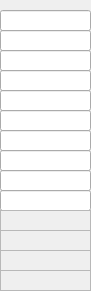
   <widget class="QWidget" name="widget" native="true">
    <property name="geometry">
     <rect>
      <x>200</x>
      <y>0</y>
      <width>91</width>
      <height>291</height>
     </rect>
    </property>
    <property name="toolTip">
     <string>Input panel and global variables @saturation</string>
    </property>
    <widget class="QLineEdit" name="lineEdit_input_p">
     <property name="geometry">
      <rect>
       <x>0</x>
       <y>10</y>
       <width>91</width>
       <height>21</height>
      </rect>
     </property>
     <property name="font">
      <font>
       <family>Lucida Console</family>
       <pointsize>10</pointsize>
      </font>
     </property>
     <property name="alignment">
      <set>Qt::AlignCenter</set>
     </property>
    </widget>
    <widget class="QLineEdit" name="lineEdit_input_T">
     <property name="geometry">
      <rect>
       <x>0</x>
       <y>30</y>
       <width>91</width>
       <height>21</height>
      </rect>
     </property>
     <property name="font">
      <font>
       <family>Lucida Console</family>
       <pointsize>10</pointsize>
      </font>
     </property>
     <property name="alignment">
      <set>Qt::AlignCenter</set>
     </property>
    </widget>
    <widget class="QLineEdit" name="lineEdit_input_h">
     <property name="geometry">
      <rect>
       <x>0</x>
       <y>50</y>
       <width>91</width>
       <height>21</height>
      </rect>
     </property>
     <property name="font">
      <font>
       <family>Lucida Console</family>
       <pointsize>10</pointsize>
      </font>
     </property>
     <property name="alignment">
      <set>Qt::AlignCenter</set>
     </property>
    </widget>
    <widget class="QLineEdit" name="lineEdit_input_s">
     <property name="geometry">
      <rect>
       <x>0</x>
       <y>70</y>
       <width>91</width>
       <height>21</height>
      </rect>
     </property>
     <property name="font">
      <font>
       <family>Lucida Console</family>
       <pointsize>10</pointsize>
      </font>
     </property>
     <property name="alignment">
      <set>Qt::AlignCenter</set>
     </property>
    </widget>
    <widget class="QLineEdit" name="lineEdit_input_u">
     <property name="geometry">
      <rect>
       <x>0</x>
       <y>90</y>
       <width>91</width>
       <height>21</height>
      </rect>
     </property>
     <property name="font">
      <font>
       <family>Lucida Console</family>
       <pointsize>10</pointsize>
      </font>
     </property>
     <property name="alignment">
      <set>Qt::AlignCenter</set>
     </property>
    </widget>
    <widget class="QLineEdit" name="lineEdit_input_v">
     <property name="geometry">
      <rect>
       <x>0</x>
       <y>110</y>
       <width>91</width>
       <height>21</height>
      </rect>
     </property>
     <property name="font">
      <font>
       <family>Lucida Console</family>
       <pointsize>10</pointsize>
      </font>
     </property>
     <property name="alignment">
      <set>Qt::AlignCenter</set>
     </property>
    </widget>
    <widget class="QLineEdit" name="lineEdit_input_cp">
     <property name="geometry">
      <rect>
       <x>0</x>
       <y>150</y>
       <width>91</width>
       <height>21</height>
      </rect>
     </property>
     <property name="font">
      <font>
       <family>Lucida Console</family>
       <pointsize>10</pointsize>
      </font>
     </property>
     <property name="alignment">
      <set>Qt::AlignCenter</set>
     </property>
    </widget>
    <widget class="QLineEdit" name="lineEdit_input_cv">
     <property name="geometry">
      <rect>
       <x>0</x>
       <y>170</y>
       <width>91</width>
       <height>21</height>
      </rect>
     </property>
     <property name="font">
      <font>
       <family>Lucida Console</family>
       <pointsize>10</pointsize>
      </font>
     </property>
     <property name="alignment">
      <set>Qt::AlignCenter</set>
     </property>
    </widget>
    <widget class="QLineEdit" name="lineEdit_input_rho">
     <property name="geometry">
      <rect>
       <x>0</x>
       <y>130</y>
       <width>91</width>
       <height>21</height>
      </rect>
     </property>
     <property name="font">
      <font>
       <family>Lucida Console</family>
       <pointsize>10</pointsize>
      </font>
     </property>
     <property name="alignment">
      <set>Qt::AlignCenter</set>
     </property>
    </widget>
    <widget class="QLineEdit" name="lineEdit_input_qual">
     <property name="geometry">
      <rect>
       <x>0</x>
       <y>190</y>
       <width>91</width>
       <height>21</height>
      </rect>
     </property>
     <property name="font">
      <font>
       <family>Lucida Console</family>
       <pointsize>10</pointsize>
      </font>
     </property>
     <property name="alignment">
      <set>Qt::AlignCenter</set>
     </property>
    </widget>
    <widget class="QLabel" name="label_output_k_3">
     <property name="geometry">
      <rect>
       <x>0</x>
       <y>210</y>
       <width>91</width>
       <height>21</height>
      </rect>
     </property>
     <property name="font">
      <font>
       <pointsize>10</pointsize>
      </font>
     </property>
     <property name="frameShape">
      <enum>QFrame::StyledPanel</enum>
     </property>
     <property name="text">
      <string/>
     </property>
     <property name="alignment">
      <set>Qt::AlignCenter</set>
     </property>
    </widget>
    <widget class="QLabel" name="label_output_k_4">
     <property name="geometry">
      <rect>
       <x>0</x>
       <y>230</y>
       <width>91</width>
       <height>21</height>
      </rect>
     </property>
     <property name="font">
      <font>
       <pointsize>10</pointsize>
      </font>
     </property>
     <property name="frameShape">
      <enum>QFrame::StyledPanel</enum>
     </property>
     <property name="text">
      <string/>
     </property>
     <property name="alignment">
      <set>Qt::AlignCenter</set>
     </property>
    </widget>
    <widget class="QLabel" name="label_output_k_5">
     <property name="geometry">
      <rect>
       <x>0</x>
       <y>250</y>
       <width>91</width>
       <height>21</height>
      </rect>
     </property>
     <property name="font">
      <font>
       <pointsize>10</pointsize>
      </font>
     </property>
     <property name="frameShape">
      <enum>QFrame::StyledPanel</enum>
     </property>
     <property name="text">
      <string/>
     </property>
     <property name="alignment">
      <set>Qt::AlignCenter</set>
     </property>
    </widget>
    <widget class="QLabel" name="label_output_fluid_state_3">
     <property name="geometry">
      <rect>
       <x>0</x>
       <y>270</y>
       <width>91</width>
       <height>21</height>
      </rect>
     </property>
     <property name="font">
      <font>
       <pointsize>10</pointsize>
      </font>
     </property>
     <property name="frameShape">
      <enum>QFrame::StyledPanel</enum>
     </property>
     <property name="text">
      <string/>
     </property>
     <property name="alignment">
      <set>Qt::AlignCenter</set>
     </property>
    </widget>
   </widget>
